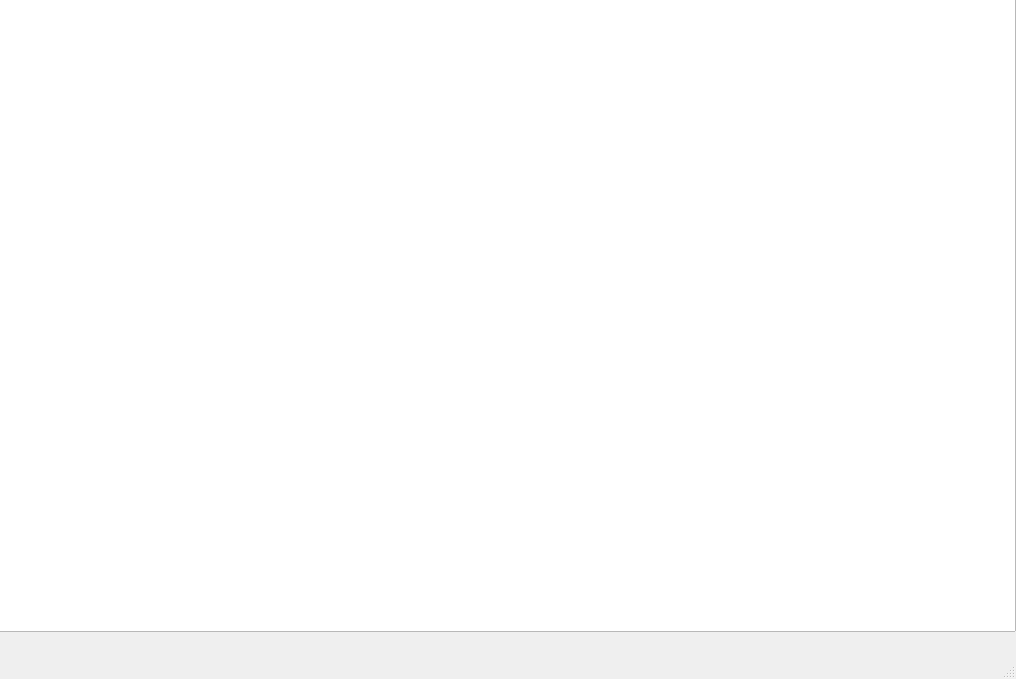
<?xml version="1.0" encoding="UTF-8"?>
<ui version="4.0">
 <class>MainWindow</class>
 <widget class="QMainWindow" name="MainWindow">
  <property name="geometry">
   <rect>
    <x>0</x>
    <y>0</y>
    <width>1016</width>
    <height>679</height>
   </rect>
  </property>
  <property name="windowTitle">
   <string>MainWindow</string>
  </property>
  <widget class="QWidget" name="centralwidget">
   <widget class="QGraphicsView" name="restaurantGraphicsView">
    <property name="geometry">
     <rect>
      <x>-5</x>
      <y>-9</y>
      <width>1021</width>
      <height>641</height>
     </rect>
    </property>
   </widget>
  </widget>
  <widget class="QMenuBar" name="menubar">
   <property name="geometry">
    <rect>
     <x>0</x>
     <y>0</y>
     <width>1016</width>
     <height>22</height>
    </rect>
   </property>
  </widget>
  <widget class="QStatusBar" name="statusbar"/>
 </widget>
 <resources/>
 <connections/>
</ui>
